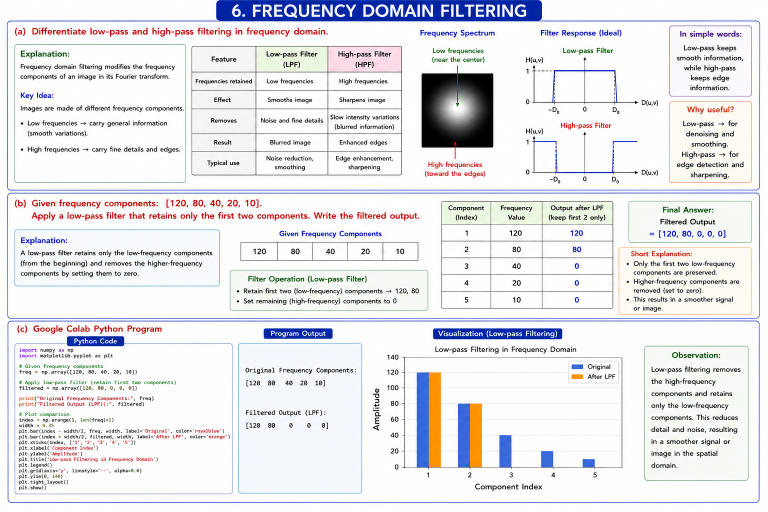
#> input picture CO2/AT1/6.png, 1536 x 1024 px, found by its file name (shown at 1/2 size)
$ python code3.py
#> lines starting #> are read from the running program, lines starting #| are printed output that depends on the picture
# ==========================================
# Aliasing Artifact Demonstration
# ==========================================

import cv2
import numpy as np
import matplotlib.pyplot as plt
from google.colab import files

print("Upload an image")
uploaded = files.upload()
#> the answer given: 6.png

filename = list(uploaded.keys())[0]

# Read image
img = cv2.imread(filename)
#> img is the input picture: shape (1024, 1536, 3); mean B, G, R 234.1, 230.2, 230.6
img = cv2.cvtColor(img, cv2.COLOR_BGR2RGB)

# -------------------------
# Original Image
# -------------------------

# Create aliasing by aggressive downsampling
small = cv2.resize(img, (img.shape[1]//8, img.shape[0]//8),
                   interpolation=cv2.INTER_NEAREST)
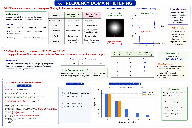
#> small: shape (128, 192, 3); mean R, G, B 233, 232.7, 235.6

aliased = cv2.resize(small,
                     (img.shape[1], img.shape[0]),
                     interpolation=cv2.INTER_NEAREST)
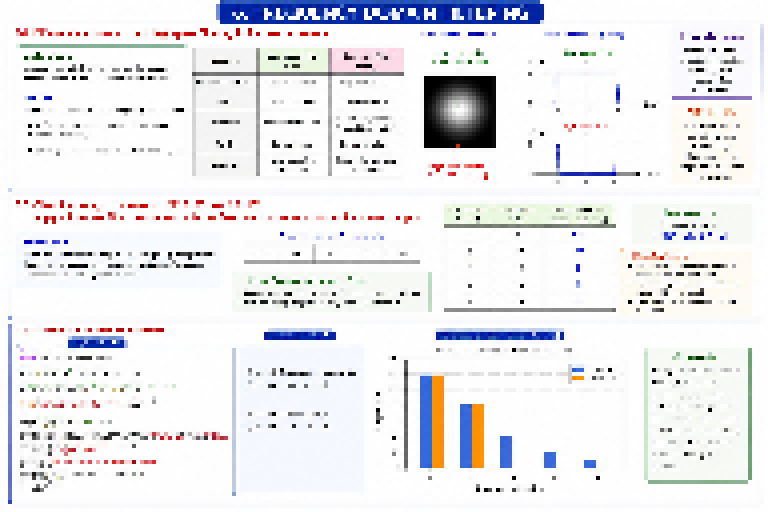
#> aliased: shape (1024, 1536, 3) (shown at 1/2 size); mean R, G, B 233, 232.7, 235.6

# -------------------------
# Corrective Approach
# Anti-aliasing filter
# -------------------------

blur = cv2.GaussianBlur(img, (7,7), 0)

small_fixed = cv2.resize(blur,
                         (img.shape[1]//8, img.shape[0]//8),
                         interpolation=cv2.INTER_AREA)
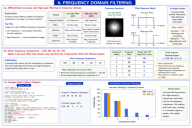
#> small_fixed: shape (128, 192, 3); mean R, G, B 230.5, 230.2, 234.1

corrected = cv2.resize(small_fixed,
                       (img.shape[1], img.shape[0]),
                       interpolation=cv2.INTER_LINEAR)
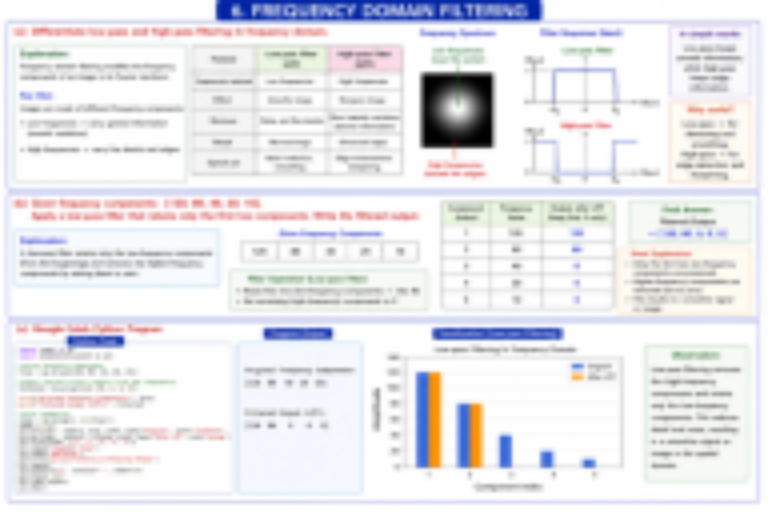
#> corrected: shape (1024, 1536, 3) (shown at 1/2 size); mean R, G, B 230.4, 230.1, 234

# -------------------------
# Display
# -------------------------

plt.figure(figsize=(16,5))

plt.subplot(1,3,1)
plt.imshow(img)
plt.title("Original Image")
plt.axis("off")

plt.subplot(1,3,2)
plt.imshow(aliased)
plt.title("Aliasing Artifact")
plt.axis("off")

plt.subplot(1,3,3)
plt.imshow(corrected)
plt.title("Corrected using Anti-Aliasing")
plt.axis("off")

plt.show()

# -------------------------
# Explanation
# -------------------------

print("\nCause of Aliasing:")
print("- Sampling frequency is too low.")
print("- High-frequency image details fold into lower frequencies.")
print("- Produces jagged edges and moire patterns.")

print("\nQuantization Concept:")
print("- Low quantization levels reduce intensity precision.")
print("- This mainly introduces banding/noise rather than aliasing.")

print("\nCorrective Approach:")
print("- Apply Gaussian Blur before downsampling.")
print("- Increase sampling resolution.")
print("- Use proper interpolation (INTER_AREA) while resizing.")

$ run again, on CO2/AT1/AT1 Q03.png
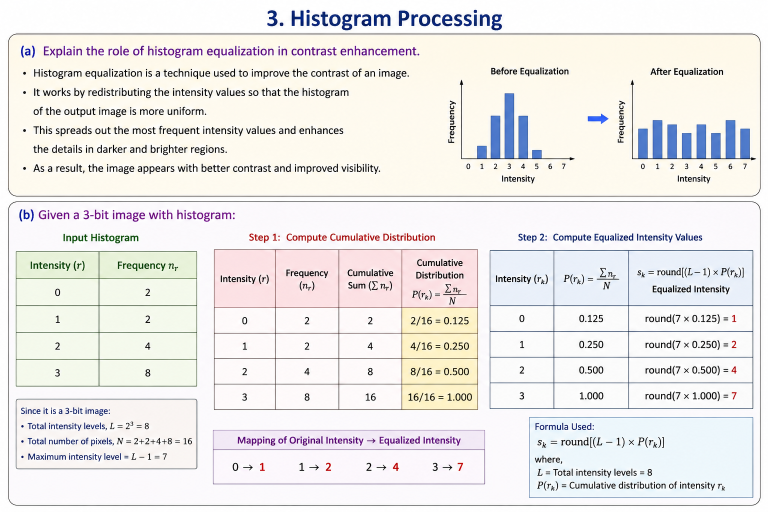
#> input picture CO2/AT1/AT1 Q03.png, 1536 x 1024 px, found by its file name (shown at 1/2 size)
#> img is the input picture: shape (1024, 1536, 3); mean B, G, R 232.7, 234, 236.1
#> `aliased = cv2.resize(small, (img.shape[1], img.shape[0]), interpolatio..`:
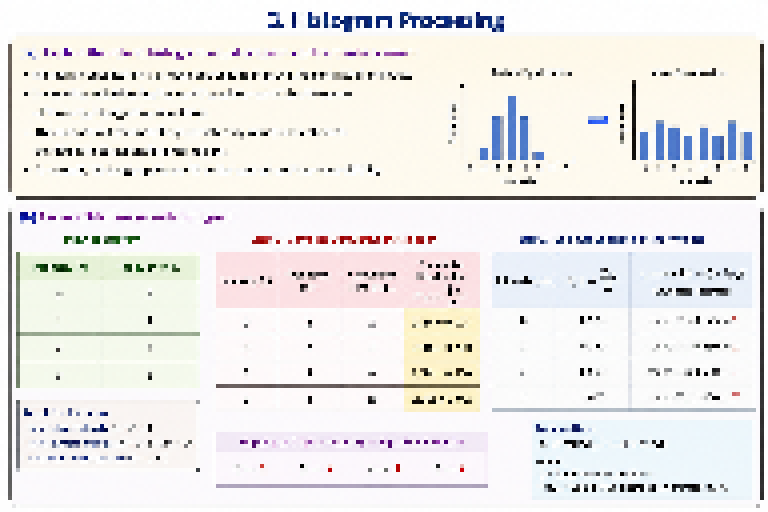
#> aliased: shape (1024, 1536, 3) (shown at 1/2 size); mean R, G, B 235.2, 233.2, 231.5
#> `corrected = cv2.resize(small_fixed, (img.shape[1], img.shape[0]), inte..`:
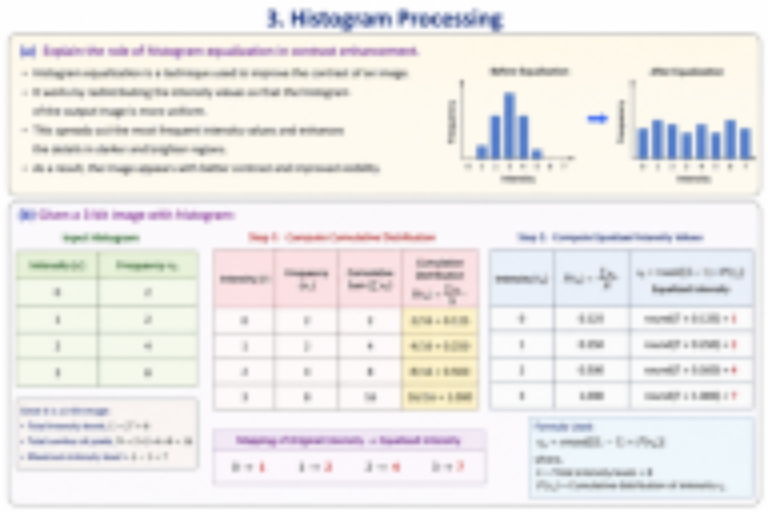
#> corrected: shape (1024, 1536, 3) (shown at 1/2 size); mean R, G, B 236, 234, 232.6

$ run again, on CO2/AT1/AT1 Q07.png
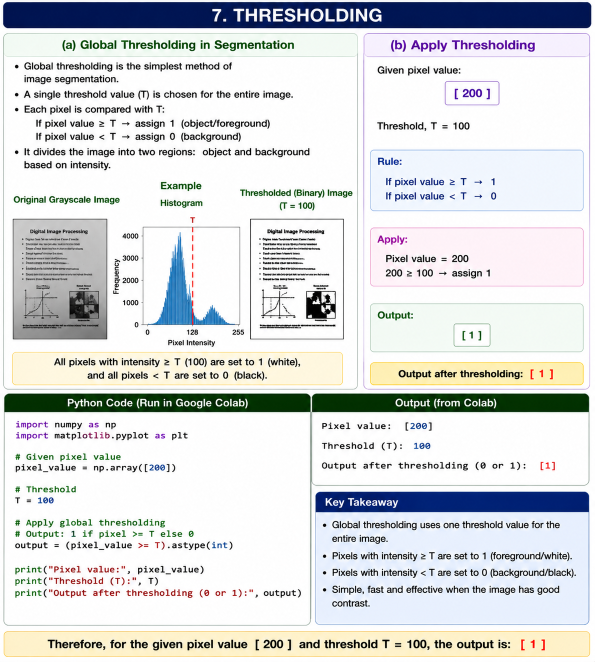
#> input picture CO2/AT1/AT1 Q07.png, 1189 x 1323 px, found by its file name (shown at 1/2 size)
#> img is the input picture: shape (1323, 1189, 3); mean B, G, R 218.8, 217.7, 215.3
#> `aliased = cv2.resize(small, (img.shape[1], img.shape[0]), interpolatio..`:
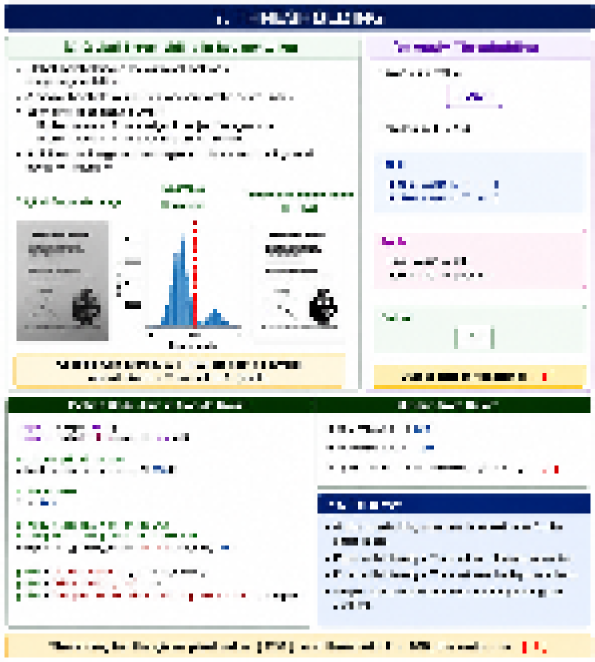
#> aliased: shape (1323, 1189, 3) (shown at 1/2 size); mean R, G, B 216.9, 219.2, 220.1
#> `corrected = cv2.resize(small_fixed, (img.shape[1], img.shape[0]), inte..`:
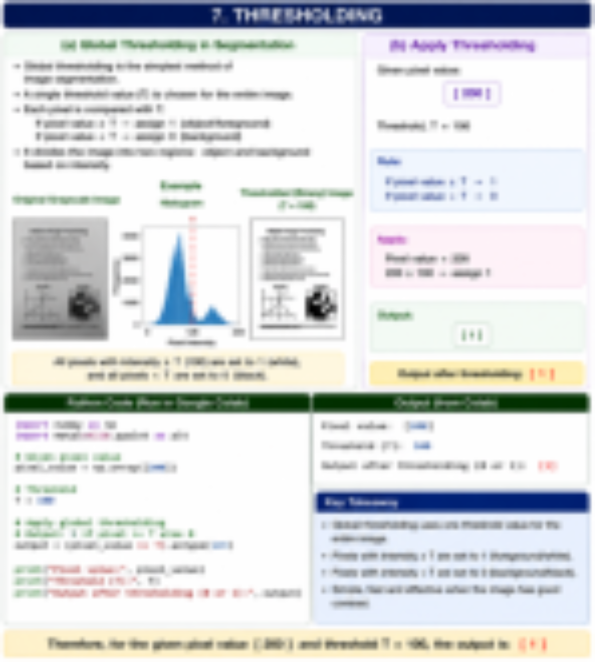
#> corrected: shape (1323, 1189, 3) (shown at 1/2 size); mean R, G, B 215.2, 217.6, 218.8

$ run again, on CO2/AT1/AT1 Q08.png
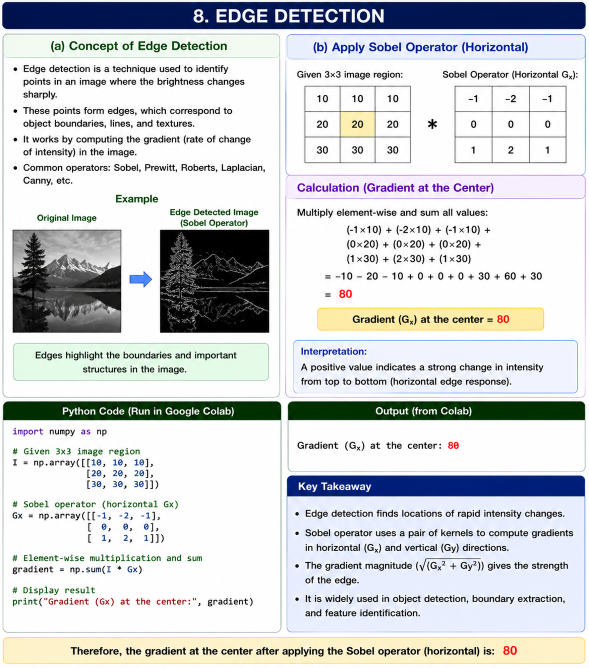
#> input picture CO2/AT1/AT1 Q08.png, 1178 x 1335 px, found by its file name (shown at 1/2 size)
#> img is the input picture: shape (1335, 1178, 3); mean B, G, R 210.9, 208.8, 205.8
#> `aliased = cv2.resize(small, (img.shape[1], img.shape[0]), interpolatio..`:
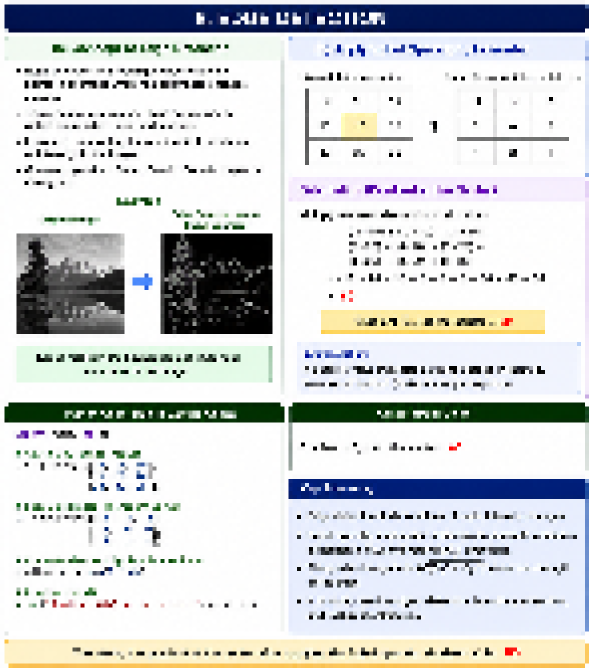
#> aliased: shape (1335, 1178, 3) (shown at 1/2 size); mean R, G, B 205.5, 208.3, 209.6
#> `corrected = cv2.resize(small_fixed, (img.shape[1], img.shape[0]), inte..`:
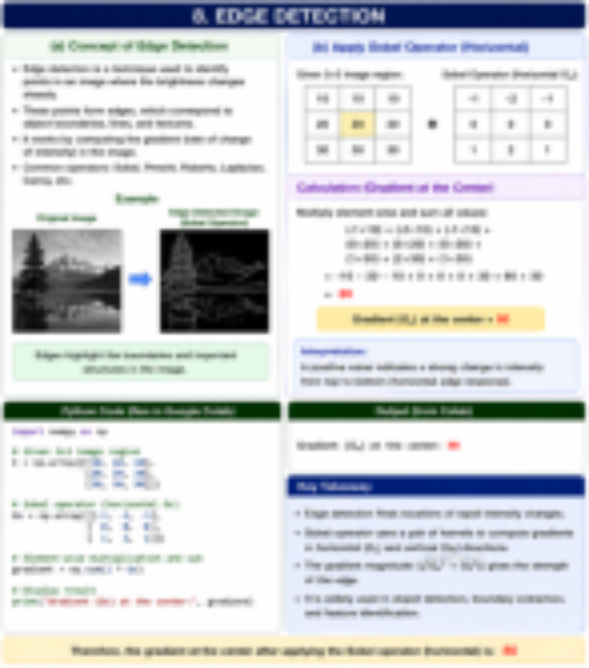
#> corrected: shape (1335, 1178, 3) (shown at 1/2 size); mean R, G, B 205.7, 208.7, 210.9
